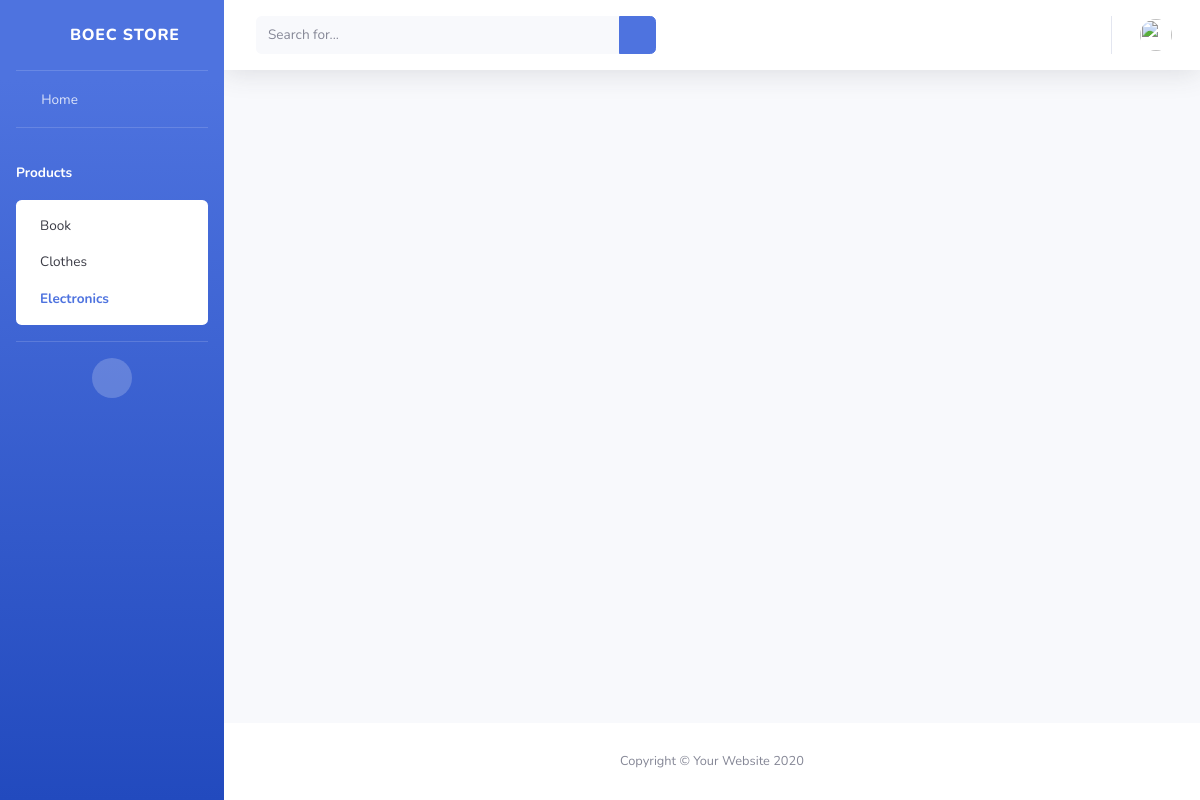
Before: /bookstore/electronics with the older database file.
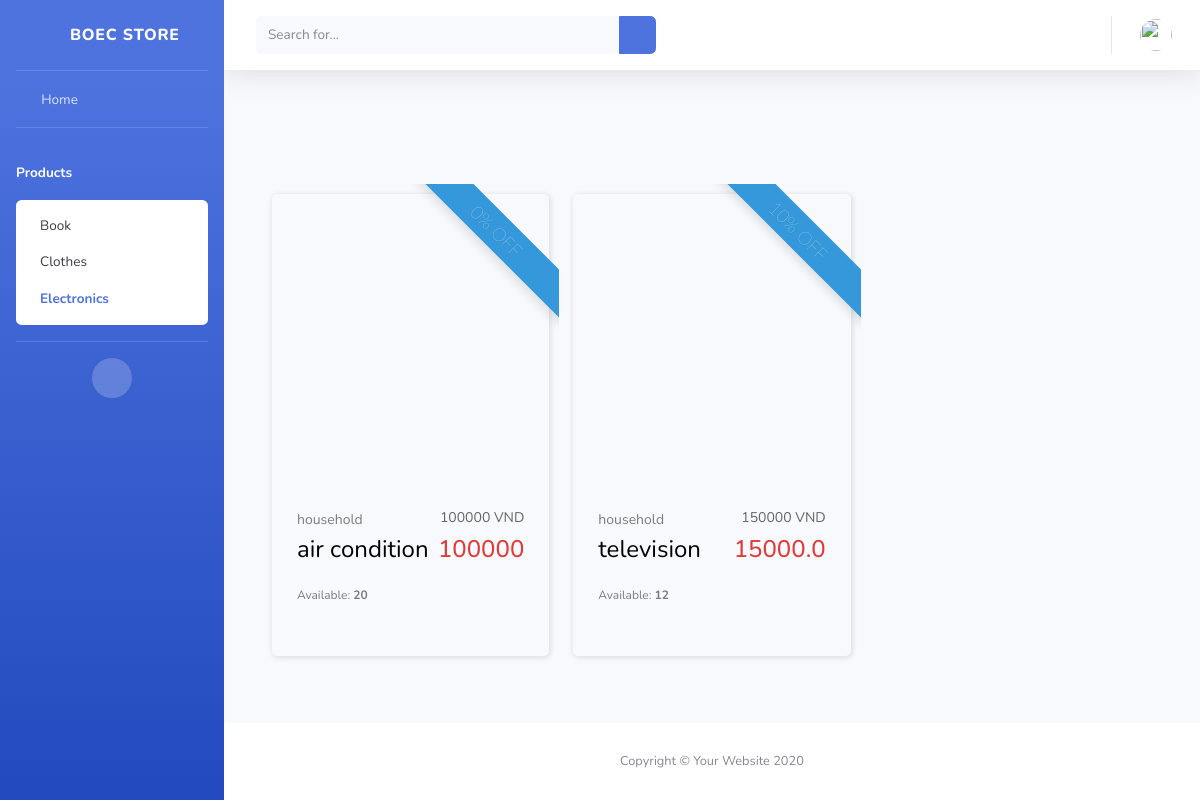
After: the same page with the newer database file.
### Bookstore/models.py (models this page shows)
class Electronic(models.Model):
    name = models.TextField()
    type = models.TextField()
    price = models.BigIntegerField()
    inStock = models.IntegerField()
    discount = models.IntegerField()
    image = models.TextField()

### Bookstore/views.py (the view)
# urls.py: path('electronics', views.getElectronics, name="getElectronics" ),
def getElectronics(request):
    electronics = Electronic.objects.all()
    list = []
    for e in electronics:
        if e.discount == 0:
            e.discounted = e.price
        else:
            e.discounted = e.discount * e.price / 100
        list.append(e)
    return render(request, 'bookstore/electronics.html', {"list": list})

### Bookstore/templates/bookstore/electronics.html (shortened to what the changed rows need)
<!DOCTYPE html>
<html lang="en">
<head>
    <link href="../../static/vendor/fontawesome-free/css/all.min.css" rel="stylesheet" type="text/css">
    <link href="../../static/css/sb-admin-2.min.css" rel="stylesheet">
    <link href="../../static/css/mainPage.css" rel="stylesheet">
</head>
<body id="page-top">
    <div id="wrapper">
        <div id="content-wrapper" class="d-flex flex-column">
            <div id="content">
                <div class="container-fluid" style="overflow-y: auto">
                    <div class="container mydiv">
                        <div class="row" >
                            {% for object in list%}
                            <div class="col-sm-4" style="margin-top: 50px">
                                <div class="bbb_deals">
                                    <div class="ribbon ribbon-top-right"><span> {{ object.discount }}%  OFF</span></div>
                                    <div class="bbb_deals_slider_container">
                                        <div class=" bbb_deals_item">
                                            <div class="bbb_deals_image"><img src="https://i.imgur.com/iDwDQ4o.png" alt=""></div>
                                            <div class="bbb_deals_content">
                                                <div class="bbb_deals_info_line d-flex flex-row justify-content-start">
                                                    <div class="bbb_deals_item_category"><a href="#">{{ object.type }}</a></div>
                                                    <div class="bbb_deals_item_price_a ml-auto">{{ object.price }} VND</div>
                                                </div>
                                                <div class="bbb_deals_info_line d-flex flex-row justify-content-start">
                                                    <div class="bbb_deals_item_name">{{ object.name }}</div>
                                                    <div class="bbb_deals_item_price ml-auto">{{ object.discounted }}</div>
                                                </div>
                                                <div class="available">
                                                    <div class="available_line d-flex flex-row justify-content-start">
                                                        <div class="available_title">Available: <span>{{ object.inStock }}</span></div>
                                                        <div class="bbb_deals_item_price ml-auto"><a href="/bookstore/addcart/electronics/{{ object.id }}" class="fas fa fa-cart-plus"></a></div>
                                                    </div>
                                                </div>
                                            </div>
                                        </div>
                                    </div>
                                </div>
                            </div>
                            {% endfor %}
                        </div>
                    </div>
                </div>
            </div>
        </div>
    </div>
</body>
</html>

Changed rows visible on the page:
added Electronic: discount "0", type "household", price "100000", name "air condition", discounted "100000", inStock "20"
added Electronic: discount "10", type "household", price "150000", name "television", discounted "15000.0", inStock "12"
